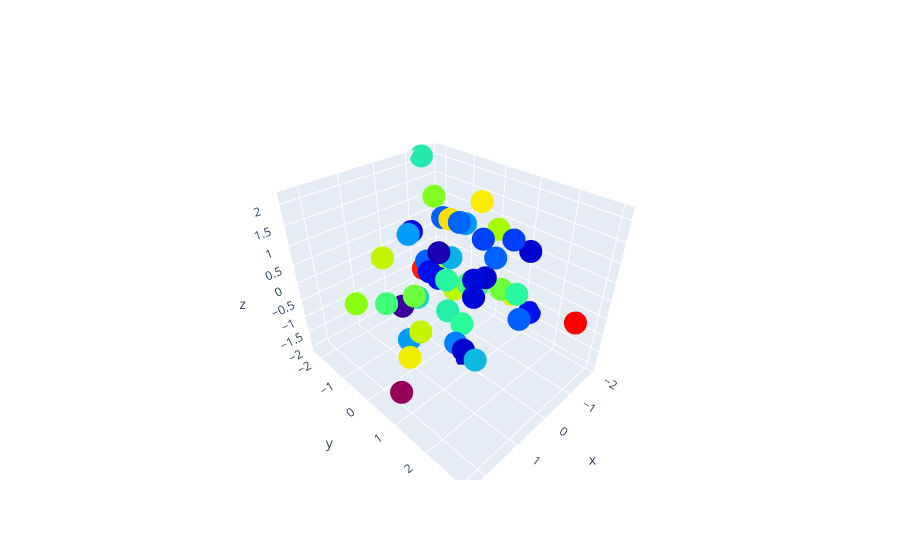

Here is the notebook cell this chart was saved with:
### Code cell
trace  = go.Scatter3d(
    x = random_x,
    y = random_y,
    z = random_z,
    mode = 'markers',
    marker = dict(
        color=random_a,
        colorscale='Rainbow',
        sizemode='area',
#         size=1000*random_b
    )
)

data = [trace]

offline.iplot(data)
